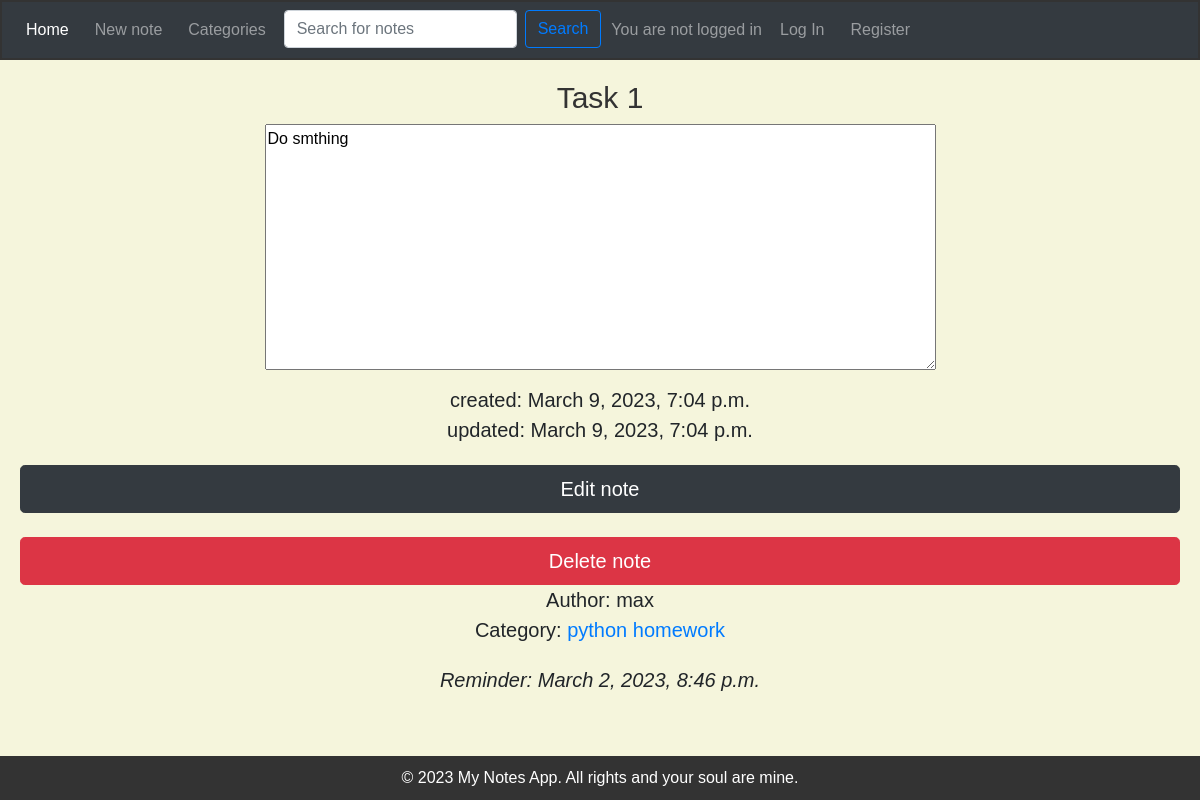
/note_1/, run on the app's committed database.
### notes/models.py (models this page shows, shortened)
class Note(models.Model):
    title = models.CharField(max_length=200)
    text = models.TextField()
    created_date = models.DateTimeField(auto_now_add=True)
    upd_date = models.DateTimeField(auto_now=True)
    reminder = models.DateTimeField(null=True, blank=True)
    category = models.ForeignKey(Category, on_delete=models.CASCADE, related_name='notes', null=True, blank=True)
    author = models.ForeignKey(User, on_delete=models.CASCADE)

class Category(models.Model):
    title = models.CharField(max_length=200)

### notes/views.py (the view)
# urls.py: path('note_<int:note_id>/', views.note_detail, name='note_detail'),
def note_detail(request, note_id):
    note = get_object_or_404(Note, pk=note_id)
    return render(request, 'notes/note_detail.html', {'note': note})

### notes/templates/notes/note_detail.html (shortened to what this page needs)
{% extends 'notes/index.html' %}
{% block content %}
    <h3>{{ note.title }}</h3>
    <label for="note_text">
        <textarea id="note_text" name="note_text" rows="10" cols="70" readonly>{{ note.text }}</textarea>
    </label>
    <p>
        created: {{ note.created_date }}<br>
        updated: {{ note.upd_date }}<br>
    </p>
    <a href="{% url 'edit_note' note.id %}">
        <button type="button" class="btn btn-dark btn-lg btn-block">Edit note</button>
    </a><br>
    <a href="{% url 'delete_note' note.id %}">
        <button type="button" class="btn btn-danger btn-lg btn-block">Delete note</button>
    </a>
    <p>
        Author: {{ note.author.username}}<br>
        {% if note.category != None %}
            Category: <a href="{% url 'category_detail' note.category_id %}">{{ note.category.title.lower }}</a>
        {% else %}
            No category
        {% endif %}
    </p>
    <p style="font-style: italic ">
        {% if note.reminder != None %}
            Reminder: {{ note.reminder }}
        {% endif %}
    </p>
{% endblock %}

### notes/static/notes/css/style.css (style rules this page uses)
body { background-color: beige; font-family: Arial, sans-serif; margin: 0; padding: 0; }
h3 { font-size: 30px; color: #333333; }
p { font-size: 20px; line-height: 1.5; margin-bottom: 20px; }

### data on the page
Note: title "Task 1", note_text "Do smthing", created_date "March 9, 2023, 7:04 p.m.", upd_date "March 9, 2023, 7:04 p.m.", author.username "max", category "python homework", reminder "March 2, 2023, 8:46 p.m."
